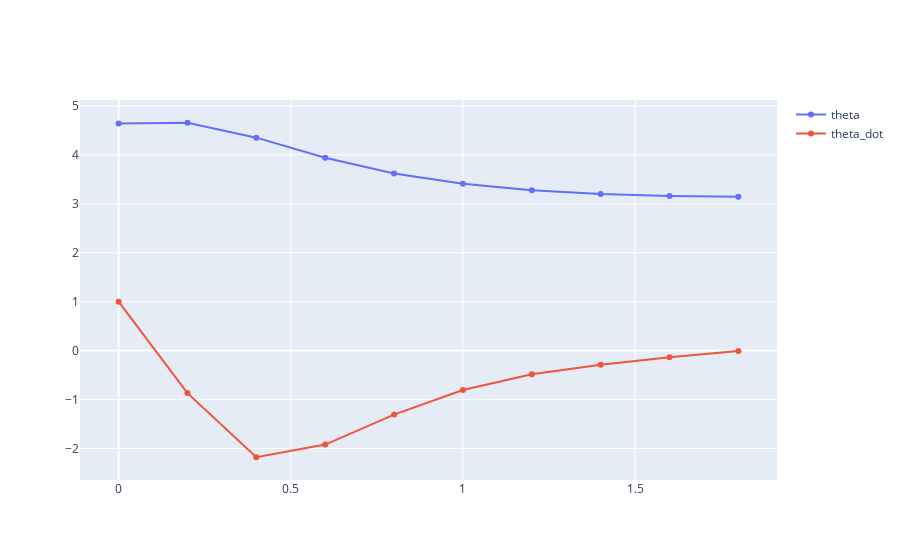

Write notebook code for a chart like this one.
### Code cell
x0 = torch.Tensor([np.pi+1.5, 1.]).double()
v, res = V(x0)
sys.plot_result(res).show()

### Figure 1 — Plotly figure (JSON) as saved in the notebook; plotly's stock layout.template omitted (floating-point values rounded to 4 significant figures)
{"data": [{"name": "theta", "type": "scatter", "x": [0, 0.2, 0.4, 0.6, 0.8, 1.0, 1.2, 1.4, 1.6, 1.8], "y": [4.642, 4.655, 4.35, 3.94, 3.618, 3.406, 3.278, 3.201, 3.159, 3.144]}, {"name": "theta_dot", "type": "scatter", "x": [0, 0.2, 0.4, 0.6, 0.8, 1.0, 1.2, 1.4, 1.6, 1.8], "y": [1, -0.8682, -2.178, -1.919, -1.307, -0.8052, -0.4822, -0.2874, -0.1342, -0.00718]}], "layout": {}}
